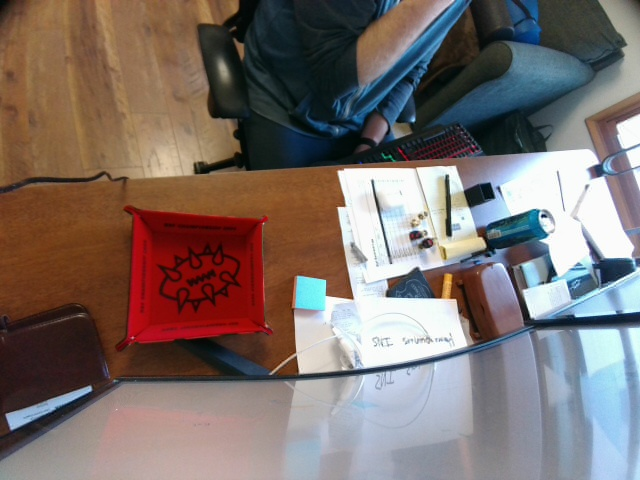
#> input picture camera_test.jpg, 640 x 480 px, given in place of the camera
$ python debug_settle.py
#> lines starting #> are read from the running program, lines starting #| are printed output that depends on the picture; after the words box and inside, x2 and y2 are one past the last pixel; in counts of white or black regions, pixels touching at a corner belong together
### detection/detect_dice.py
"""
detect_dice.py
--------------
Detects individual dice in a camera frame using adaptive edge/threshold
detection — colour-independent so it works with ANY dice colour.

Strategy:
  1. Find the red NAF tray ROI (the tray IS always red — that's fine)
  2. Inside the tray, use adaptive thresholding + Canny edges to find
     square-ish blobs of die-face size, regardless of colour
  3. Split merged blobs (touching dice) using distance-transform peaks
  4. Return one DiceDetection per die, with a crop for the classifier

Works with any dice colour — black, cream, purple, blue, etc.

Usage:
    from detection.detect_dice import detect_dice, find_tray_roi
    roi  = find_tray_roi(frame)
    dice = detect_dice(frame, roi=roi)
"""

import cv2
import numpy as np
from dataclasses import dataclass
from typing import Literal


@dataclass
class DiceDetection:
    bbox:         tuple[int, int, int, int]  # (x, y, w, h) in original frame
    crop:         np.ndarray                  # BGR crop of the die
    colour_hint:  str                         # kept for API compat — always "unknown"
    shape_hint:   Literal["cube", "pyramid", "unknown"]


# ── Tunable parameters ─────────────────────────────────────────────────────────

# Die area in pixels (at current camera height)
MIN_AREA = 300
MAX_AREA = 4_000

# Minimum pixel side-length — real dice are at least 28px on a side
MIN_SIDE = 28

# Aspect ratio — dice faces are roughly square
MIN_ASPECT = 0.50
MAX_ASPECT = 2.00

# Squareness — max(w,h)/min(w,h). Corner brackets are very non-square.
MAX_SQUARENESS_RATIO = 1.65

# Edge exclusion band inside the ROI (pixels from each edge)
# Rejects tray rim, stitching, and corner brackets
EDGE_EXCLUSION_PX = 35

# Stability: frames dice must be still before "settled" is declared
SETTLE_FRAMES = 6
SETTLE_MOVE   = 12   # max centroid movement (px) — covers lighting-induced drift
SETTLE_COUNT_TOLERANCE = 2  # allow this many frames with different die count

# Watershed split: blobs larger than this trigger split attempt
SINGLE_DIE_MAX_AREA = 1_200   # lower threshold — split sooner
SPLIT_MIN_AREA      = 120

# Tray wall fraction: shrink each side of the detected tray bounding box
# by this fraction to land on the inner playing surface.
# 0.10 = remove 10% from each edge (20% total per axis)
TRAY_WALL_FRACTION = 0.07


# ── Red tray ROI detection ─────────────────────────────────────────────────────

def find_tray_roi(frame: np.ndarray) -> tuple[int,int,int,int] | None:
    """
    Detect the red NAF dice tray and return the INNER playing surface.

    Strategy:
      1. Find the largest solid red region (the tray walls)
      2. Take its bounding rectangle — that's the outer tray boundary
      3. Shrink by TRAY_WALL_FRACTION on each side — removes the walls
         so only the flat inner surface (where dice land) is searched

    This is robust to notebooks/risers under the camera because we pick
    the LARGEST solid red blob, and the tray is always the dominant
    red object in the scene.
    """
    hsv = cv2.cvtColor(frame, cv2.COLOR_BGR2HSV)

    # Red wraps in HSV — need two ranges
    # Saturation > 150 excludes the notebook riser (S=128-139) while
    # keeping the tray's deep saturated red (S=180+)
    mask1 = cv2.inRange(hsv, np.array([0,   150, 60]),  np.array([10,  255, 255]))
    mask2 = cv2.inRange(hsv, np.array([160, 150, 60]),  np.array([180, 255, 255]))
    red_mask = cv2.bitwise_or(mask1, mask2)

    # Close holes (dice sitting in tray / dark decoration)
    kernel = cv2.getStructuringElement(cv2.MORPH_RECT, (15, 15))
    red_mask = cv2.morphologyEx(red_mask, cv2.MORPH_CLOSE, kernel)
    red_mask = cv2.morphologyEx(red_mask, cv2.MORPH_OPEN,  kernel)

    contours, _ = cv2.findContours(red_mask, cv2.RETR_EXTERNAL,
                                   cv2.CHAIN_APPROX_SIMPLE)
    if not contours:
        return None

    frame_h, frame_w = frame.shape[:2]
    frame_area = frame_h * frame_w

    # Pick the largest red blob that is at least 3% of the frame
    # and reasonably square (tray aspect ratio never exceeds 2:1)
    best_cnt  = None
    best_area = 0

    for cnt in contours:
        area = cv2.contourArea(cnt)
        if area < frame_area * 0.03:
            continue
        x, y, w, h = cv2.boundingRect(cnt)
        if max(w, h) / max(min(w, h), 1) > 2.5:
            continue   # too elongated to be the tray
        if area > best_area:
            best_area = area
            best_cnt  = cnt

    if best_cnt is None:
        return None

    # ── Find true tray edges by scanning the red mask ─────────────────────────
    # Rather than trusting the bounding box (which includes the notebook),
    # scan the mask row/column by row to find where the MAJORITY of rows
    # have red pixels — this gives the true tray boundary even when the
    # notebook is touching it.

    # Start with bounding rect of the best contour
    x, y, w, h = cv2.boundingRect(best_cnt)

    # Crop the red mask to the bounding rect area
    mask_crop = red_mask[y:y+h, x:x+w]

    # For each column, count how many rows in that column are red
    col_counts = np.sum(mask_crop > 0, axis=0)  # shape: (w,)
    row_counts = np.sum(mask_crop > 0, axis=1)  # shape: (h,)

    # The tray columns have consistently high red pixel counts
    # (the walls are solid red). The notebook column has much lower counts.
    # Find the rightmost column where count > 20% of column height
    threshold_col = h * 0.20   # column must have red in 20% of its height
    threshold_row = w * 0.35   # row must have red in 35% of its width (stricter — rejects thin bottom blobs)

    valid_cols = np.where(col_counts > threshold_col)[0]
    valid_rows = np.where(row_counts > threshold_row)[0]

    if len(valid_cols) == 0 or len(valid_rows) == 0:
        pass  # fall through to use original bounding rect
    else:
        # True tray left/right/top/bottom in mask_crop coordinates
        true_x1 = int(valid_cols[0])
        true_x2 = int(valid_cols[-1])
        true_y1 = int(valid_rows[0])
        true_y2 = int(valid_rows[-1])
        # Translate back to full frame coordinates
        x = x + true_x1
        y = y + true_y1
        w = true_x2 - true_x1
        h = true_y2 - true_y1

    # Shrink by TRAY_WALL_FRACTION on every side to get inner playing surface
    # where dice actually land (removes tray walls, rim, corner brackets)
    inset_x = int(w * TRAY_WALL_FRACTION)
    inset_y = int(h * TRAY_WALL_FRACTION)

    x += inset_x;  y += inset_y
    w -= inset_x * 2;  h -= inset_y * 2

    # Small additional trim for persistent bleed on right/bottom
    w -= int(w * 0.01)   # trim 1% off right
    h -= int(h * 0.02)   # trim 2% off bottom

    if w <= 0 or h <= 0:
        return None

    # Clamp to frame bounds
    x = max(0, x);  y = max(0, y)
    w = min(w, frame_w - x)
    h = min(h, frame_h - y)

    return (x, y, w, h)


def crop_to_roi(frame, roi):
    x, y, w, h = roi
    return frame[y:y+h, x:x+w].copy(), (x, y)


# ── Colour-independent die mask ────────────────────────────────────────────────

# [295 lines left out: functions _mask_dice, _shape_hint, _split_blob, _contours_to_detections, detect_dice, _suppress_overlaps, not called in this run]


# ── Stability tracker ──────────────────────────────────────────────────────────

class DiceStabilityTracker:
    """
    Tracks whether dice have stopped moving.

    Key improvements over naive index-based tracking:
    - Matches centroids by proximity across frames (not by sort order)
      so reordering detections doesn't look like movement
    - Allows SETTLE_COUNT_TOLERANCE noisy frames before resetting
    - Uses a running "anchor" set of positions — once a die is seen
      in roughly the same spot for several frames, it's considered still
    """

    def __init__(self):
        self._history: list[list[tuple[int, int]]] = []

    # [90 lines left out: functions _match_centroids, update, not called in this run]

    def reset(self):
        self._history.clear()


# [11 lines left out: function draw_detections, not called in this run]

### debug_settle.py
"""
debug_settle.py
---------------
Prints detection count every frame for 10 seconds with dice sitting still.
This tells us exactly what's fluctuating and why.
"""
import cv2, sys, os, time
sys.path.insert(0, os.path.dirname(os.path.abspath(__file__)))
from detection.detect_dice import find_tray_roi, detect_dice

cap = cv2.VideoCapture(0)
# Let camera settle
for _ in range(30):
    ret, frame = cap.read()
#> this loop made 30 passes
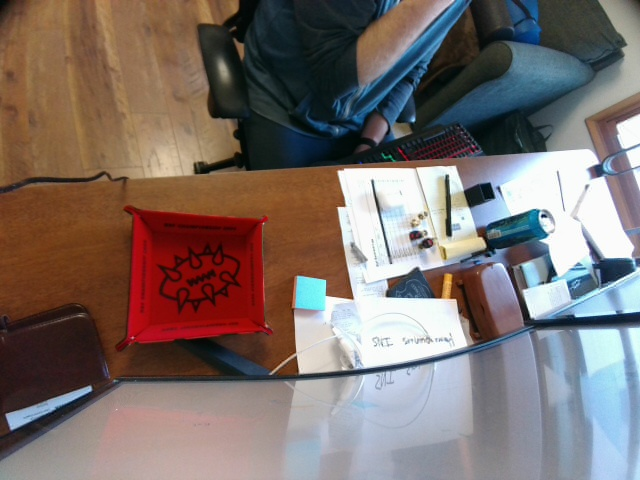
#> input picture camera_test.jpg, 640 x 480 px, given in place of the camera

tray_roi = None
new_roi = find_tray_roi(frame)
#> in find_tray_roi, `hsv = cv2.cvtColor(frame, cv2.COLOR_BGR2HSV)`: hsv: shape (480, 640, 3); mean H, S, V 60.3, 96.7, 136.8
#> in find_tray_roi, frame is the input picture: shape (480, 640, 3); mean B, G, R 107.2, 111, 123.6
#> in find_tray_roi, `mask1 = cv2.inRange(hsv, np.array([0,   150, 60]),  np.array([10,  255..`:
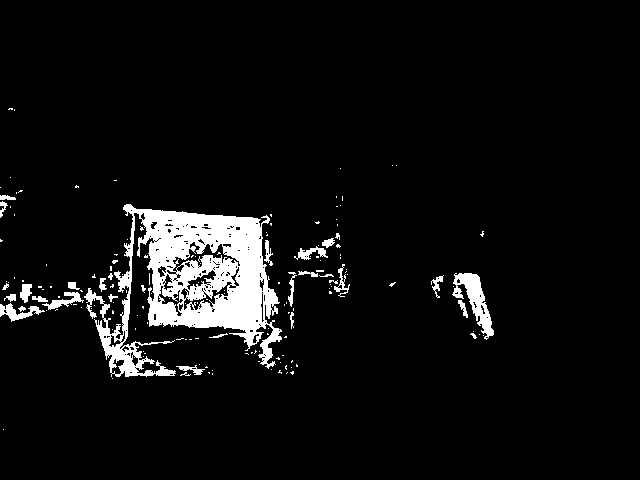
#> mask1: shape (480, 640); 6.1% white; 162 white regions (131 under 20 px), largest, box (x1, y1, x2, y2) and area: (84, 204, 282, 377) 14801, (452, 273, 494, 340) 1050, (0, 303, 45, 322) 334
#> in find_tray_roi, `mask2 = cv2.inRange(hsv, np.array([160, 150, 60]),  np.array([180, 255..`:
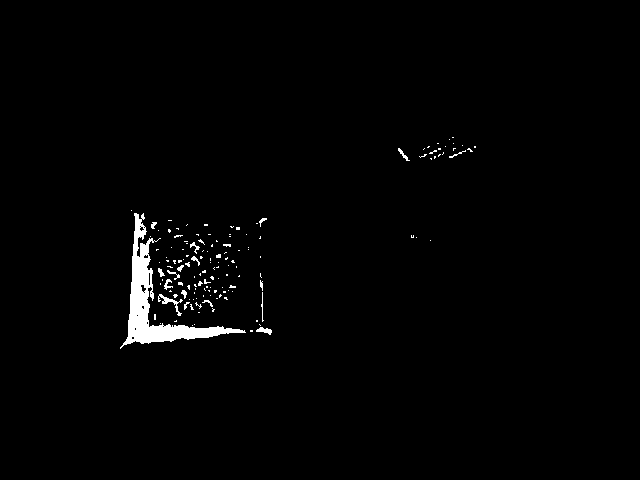
#> mask2: shape (480, 640); 1.4% white; 142 white regions (124 under 20 px), largest, box (x1, y1, x2, y2) and area: (120, 213, 246, 349) 3176, (158, 294, 183, 316) 128, (256, 327, 272, 335) 69
#> in find_tray_roi, `red_mask = cv2.bitwise_or(mask1, mask2)`:
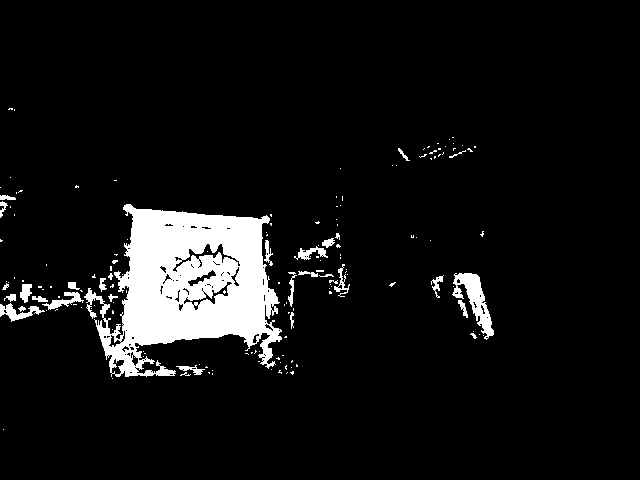
#> red_mask: shape (480, 640); 7.6% white; 160 white regions (129 under 20 px), largest, box (x1, y1, x2, y2) and area: (84, 204, 282, 377) 19221, (452, 273, 494, 340) 1050, (0, 303, 45, 322) 334
#> in find_tray_roi, `red_mask = cv2.morphologyEx(red_mask, cv2.MORPH_CLOSE, kernel)`:
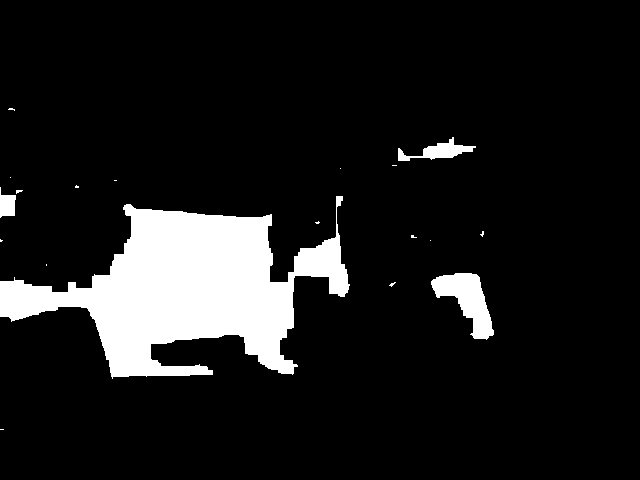
#> red_mask: shape (480, 640); 10.7% white; 19 white regions (15 under 20 px), largest, box (x1, y1, x2, y2) and area: (0, 196, 350, 379) 29749, (431, 273, 494, 340) 2029, (398, 137, 476, 161) 719, (0, 187, 16, 218) 331
#> in find_tray_roi, `red_mask = cv2.morphologyEx(red_mask, cv2.MORPH_OPEN,  kernel)`:
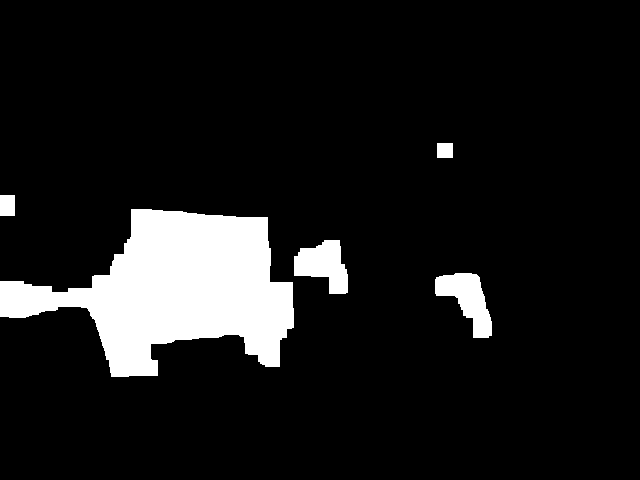
#> red_mask: shape (480, 640); 10.1% white; 5 white regions
#> in find_tray_roi, `contours, _ = cv2.findContours(red_mask, cv2.RETR_EXTERNAL, cv2.CHAIN_..`: contours = 5 contours; box (x1, y1, x2, y2) and area: (0, 209, 294, 377) 26134, (435, 273, 492, 338) 1844, (294, 240, 348, 294) 1756, (0, 195, 15, 216) 280, (437, 143, 453, 158) 210
#> the loop in find_tray_roi, `for cnt in contours:` made 5 passes
#> (area, x, y, w, h, best_area) on pass 3: (26133.5, 0, 209, 294, 168, 26133.5)
#> area on passes 1 to 2: 1844, 1755.5
#> after the loop in find_tray_roi, `for cnt in contours:`: best_area = 26133.5; best_cnt = contour of 184 points, box (x1, y1, x2, y2) (0, 209, 294, 377), area 26134
#> in find_tray_roi, `mask_crop = red_mask[y:y+h, x:x+w]`:
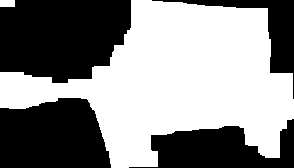
#> mask_crop: shape (168, 294); 54.1% white; 4 black regions, box (x1, y1, x2, y2) and area: (0, 0, 131, 83) 9064, (0, 98, 111, 168) 6587, (129, 119, 294, 168) 4593, (152, 0, 294, 99) 2429
#> in find_tray_roi, `col_counts = np.sum(mask_crop > 0, axis=0)`: col_counts = 294 values, max 167 at index 131, min 15 at index 58, mean 90.88
#> in find_tray_roi, `row_counts = np.sum(mask_crop > 0, axis=1)`: row_counts = 168 values, max 293 at index 83, min 18 at index 167, mean 159
#> in find_tray_roi, `threshold_col = h * 0.20`: threshold_col = 33.6
#> in find_tray_roi, `threshold_row = w * 0.35`: threshold_row = 102.9
#> in find_tray_roi, `valid_cols = np.where(col_counts > threshold_col)[0]`: valid_cols = 227 values from 0 to 292
#> in find_tray_roi, `valid_rows = np.where(row_counts > threshold_row)[0]`: valid_rows = 128 values from 6 to 133
#> in find_tray_roi, `true_x1 = int(valid_cols[0])`: true_x1 = 0
#> in find_tray_roi, `true_x2 = int(valid_cols[-1])`: true_x2 = 292
#> in find_tray_roi, `true_y1 = int(valid_rows[0])`: true_y1 = 6
#> in find_tray_roi, `true_y2 = int(valid_rows[-1])`: true_y2 = 133
#> in find_tray_roi, `y = y + true_y1`: y = 215
#> in find_tray_roi, `w = true_x2 - true_x1`: w = 292
#> in find_tray_roi, `h = true_y2 - true_y1`: h = 127
#> in find_tray_roi, `inset_x = int(w * TRAY_WALL_FRACTION)`: inset_x = 20
#> in find_tray_roi, `inset_y = int(h * TRAY_WALL_FRACTION)`: inset_y = 8
#> in find_tray_roi, `x += inset_x`: x = 20
#> in find_tray_roi, `y += inset_y`: y = 223
#> in find_tray_roi, `w -= inset_x * 2`: w = 252
#> in find_tray_roi, `h -= inset_y * 2`: h = 111
#> in find_tray_roi, `w -= int(w * 0.01)`: w = 250
#> in find_tray_roi, `h -= int(h * 0.02)`: h = 109
#> new_roi = (20, 223, 250, 109)
if new_roi:
    tray_roi = new_roi
#> tray_roi = (20, 223, 250, 109)
    print(f"ROI: {tray_roi}")
#| ROI: (20, 223, 250, 109)
else:
    print("NO ROI FOUND")

print("\nRoll dice and leave them still. Watching for 10 seconds...\n")
print("Frame | Count | Centroids")
print("-" * 60)

start = time.time()
frame_num = 0
while time.time() - start < 10:
    ret, frame = cap.read()
    if not ret:
        continue
    frame_num += 1
    dets = detect_dice(frame, roi=tray_roi)
    centroids = [(d.bbox[0]+d.bbox[2]//2, d.bbox[1]+d.bbox[3]//2) for d in dets]
    print(f"  {frame_num:3d}  |   {len(dets)}   | {centroids}")

cap.release()
print("\nDone. Look for frames where count changes or centroids jump.")

$ run again, on classify_debug.jpg
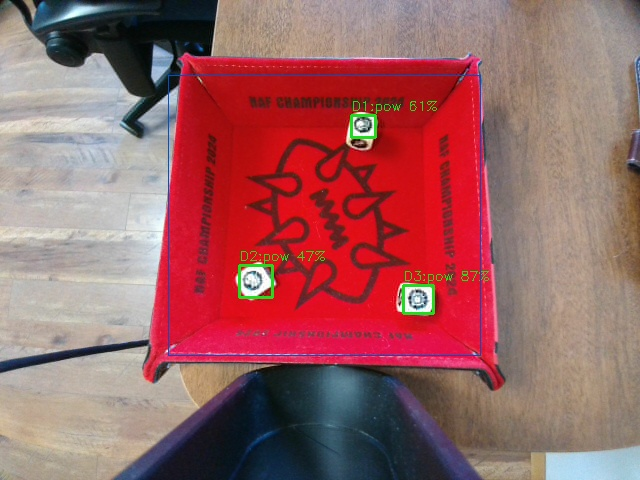
#> input picture classify_debug.jpg, 640 x 480 px, given in place of the camera
#> the loop `for _ in range(30):` made 30 passes
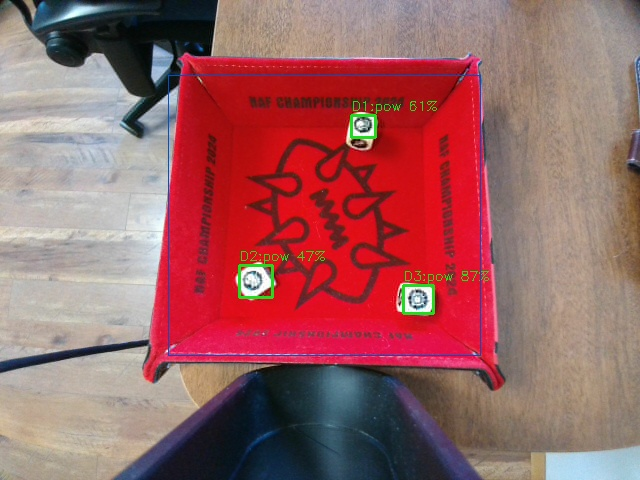
#> input picture classify_debug.jpg, 640 x 480 px, given in place of the camera
#> hsv: shape (480, 640, 3); mean H, S, V 80.1, 110, 160.2
#> in find_tray_roi, frame is the input picture: shape (480, 640, 3); mean B, G, R 99.6, 97.9, 155
#> in find_tray_roi, `mask1 = cv2.inRange(hsv, np.array([0,   150, 60]),  np.array([10,  255..`:
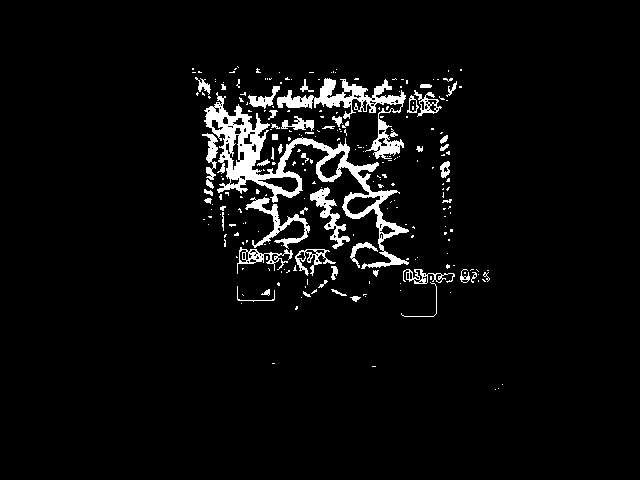
#> mask1: shape (480, 640); 4.7% white; 247 white regions (194 under 20 px), largest, box (x1, y1, x2, y2) and area: (204, 92, 409, 269) 5705, (277, 78, 406, 159) 2393, (245, 197, 310, 249) 824
#> mask2: shape (480, 640); 25.3% white; 83 white regions (69 under 20 px), largest, box (x1, y1, x2, y2) and area: (144, 54, 504, 390) 75868, (347, 196, 380, 214) 350, (258, 177, 298, 192) 323
#> contours = 1 contour; box (x1, y1, x2, y2) and area: (151, 58, 495, 370) 97582
#> the loop in find_tray_roi, `for cnt in contours:` made 1 pass
#> (area, x, y, w, h, best_area) on pass 1: (97582, 151, 58, 344, 312, 97582)
#> after the loop in find_tray_roi, `for cnt in contours:`: best_area = 97582; best_cnt = contour of 116 points, box (x1, y1, x2, y2) (151, 58, 495, 370), area 97582
#> in find_tray_roi, `mask_crop = red_mask[y:y+h, x:x+w]`:
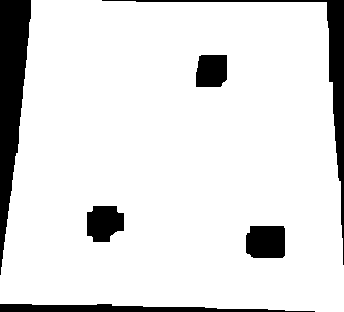
#> mask_crop: shape (312, 344); 88.5% white; 6 black regions, box (x1, y1, x2, y2) and area: (0, 0, 31, 275) 4765, (102, 0, 344, 265) 2760, (0, 304, 315, 312) 1592, (246, 226, 285, 258) 1191, (87, 206, 124, 242) 1080, (196, 55, 227, 87) 926
#> col_counts = 344 values, max 310 at index 315, min 29 at index 0, mean 276.2
#> row_counts = 312 values, max 344 at index 275, min 29 at index 311, mean 304.5
#> threshold_col = 62.4
#> threshold_row = 120.4
#> valid_cols = 338 values from 5 to 342
#> valid_rows = 307 values from 2 to 308
#> true_x1 = 5
#> true_x2 = 342
#> true_y1 = 2
#> true_y2 = 308
#> in find_tray_roi, `x = x + true_x1`: x = 156
#> in find_tray_roi, `y = y + true_y1`: y = 60
#> in find_tray_roi, `w = true_x2 - true_x1`: w = 337
#> in find_tray_roi, `h = true_y2 - true_y1`: h = 306
#> inset_x = 23
#> inset_y = 21
#> in find_tray_roi, `x += inset_x`: x = 179
#> in find_tray_roi, `y += inset_y`: y = 81
#> in find_tray_roi, `w -= inset_x * 2`: w = 291
#> in find_tray_roi, `h -= inset_y * 2`: h = 264
#> in find_tray_roi, `w -= int(w * 0.01)`: w = 289
#> in find_tray_roi, `h -= int(h * 0.02)`: h = 259
#> new_roi = (179, 81, 289, 259)
#| ROI: (179, 81, 289, 259)
